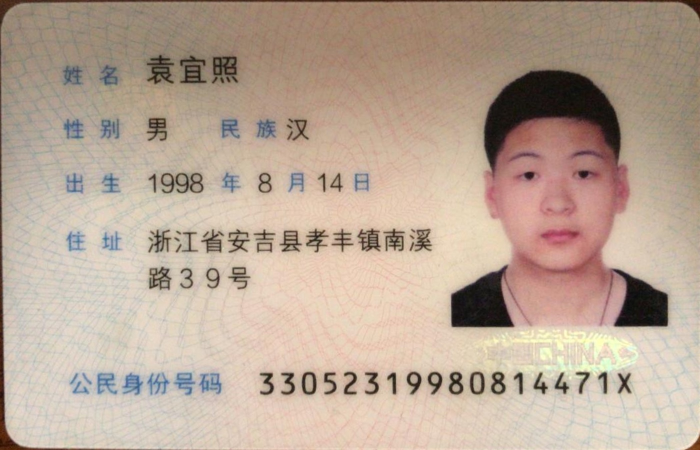
#> input picture dst/IMG_6591.JPG, 1400 x 900 px (shown at 1/2 size)
$ python -i identify.py   (imports and definitions only)
#> lines starting #> are read from the running program, lines starting #| are printed output that depends on the picture; after the words box and inside, x2 and y2 are one past the last pixel; in counts of white or black regions, pixels touching at a corner belong together
import time
import matplotlib.pyplot as plt
import numpy as np
import pandas as pd
import cv2
import pytesseract
import os


# [73 lines left out: function identify, not called in this run]


def find_cross_point(line1, line2):
    """
    求两直线交点
    :param line1: 直线1
    :param line2: 直线2
    :return: 交点坐标
    """
    x0, y0, x1, y1 = line1
    a0, b0, c0 = y0 - y1, x1 - x0, x0 * y1 - x1 * y0
    x0, y0, x1, y1 = line2
    a1, b1, c1 = y0 - y1, x1 - x0, x0 * y1 - x1 * y0
    d = a0 * b1 - a1 * b0
    return int((b0 * c1 - b1 * c0) / d), int((a1 * c0 - a0 * c1) / d)


def resize(pic_path, save_path, show_process=False):
    """
    检测最大轮廓并进行透视变换和裁剪
    默认大小1400x900 （身份证比例
    :param save_path: 存储路径, 处理后的图像保存在指定路径, 文件名和源文件相同
    :param show_process: 显示处理过程
    :param pic_path: 原图路径
    :return:
    """
#> called with pic_path = 'dst/IMG_6591.JPG', save_path = 'out.png', show_process = False
    try:
        img = cv2.imread(pic_path)  # 加载图片
#> img is the input picture: shape (900, 1400, 3); mean B, G, R 150.5, 166.6, 186
        img2 = cv2.fastNlMeansDenoisingColored(img, None, 10, 10, 7, 21)  # 图像去噪
        k = np.array([[-1, -1, -1], [-1, 9, -1], [-1, -1, -1]])  # 构造滤波器
        img2 = cv2.filter2D(img2, -1, k)  # 锐化图像
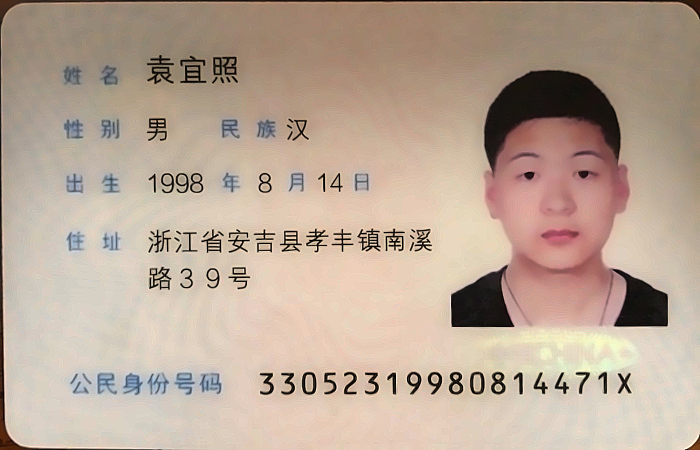
#> img2: shape (900, 1400, 3) (shown at 1/2 size); mean B, G, R 150.5, 166.8, 186.3
        gray = cv2.cvtColor(img2.copy(), cv2.COLOR_BGR2GRAY)  # 灰度
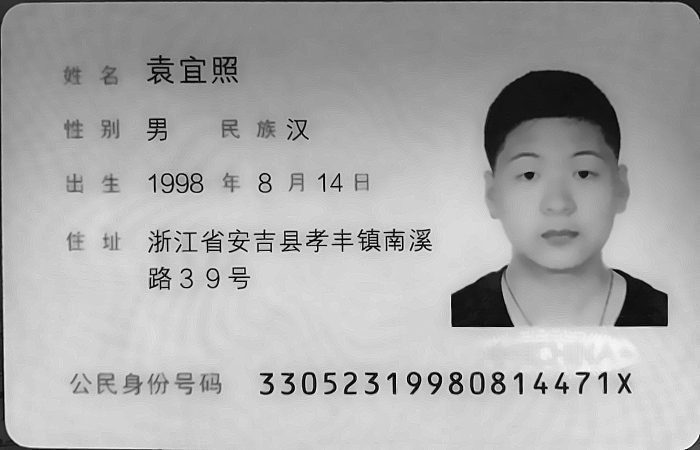
#> gray: shape (900, 1400) (shown at 1/2 size); min 0, max 255, mean 170.7
        # gray = np.uint8(np.clip((3 * gray - 100), 0, 255))  # 修改对比度和亮度(该项调整对于多数照片有负面效果, 暂时不使用)
        _, thresh = cv2.threshold(gray.copy(), 127, 255, 0)  # 二值化
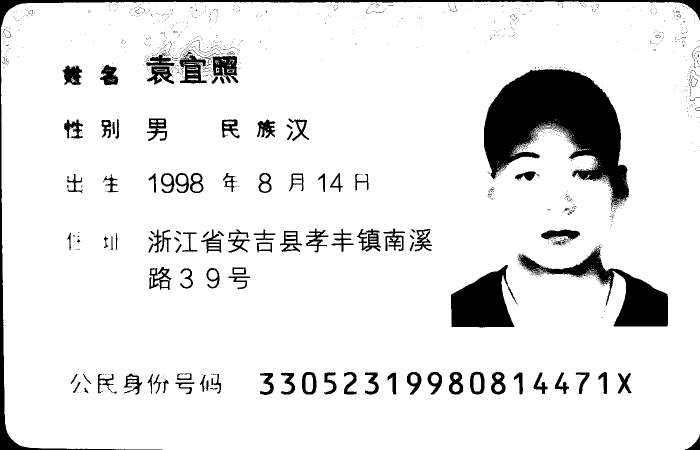
#> thresh: shape (900, 1400) (shown at 1/2 size); 90.6% white; 1416 black regions (1299 under 20 px)
        # thresh = cv2.adaptiveThreshold(gray.copy(), 255, cv2.ADAPTIVE_THRESH_MEAN_C, cv2.THRESH_BINARY_INV, 11, 4)
        contours, hierarchy = cv2.findContours(thresh.copy(), cv2.RETR_TREE, cv2.CHAIN_APPROX_SIMPLE)  # 查找轮廓
#> contours = 2583 contours, 2402 with area under 20; largest, box (x1, y1, x2, y2) and area: (2, 3, 1400, 900) 1244445, (967, 137, 1259, 408) 41882, (1035, 496, 1337, 654) 13098, (901, 529, 1030, 656) 10685, (358, 109, 415, 168) 2064
        contours = sorted(contours, key=cv2.contourArea, reverse=True)  # 按面积排序
        if cv2.contourArea(contours[0]) < 5000000:
            cv2.imwrite(os.path.join(save_path, pic_path.split('/')[-1]), img)
        fill = cv2.rectangle(thresh.copy(), (0, 0), (img.shape[1], img.shape[0]), (0, 0, 0), -1)  # 将图片涂黑
#> fill: shape (900, 1400); every value is 0
        fill = cv2.drawContours(fill.copy(), contours, 0, (255, 255, 255), -1)  # 将最大轮廓涂白
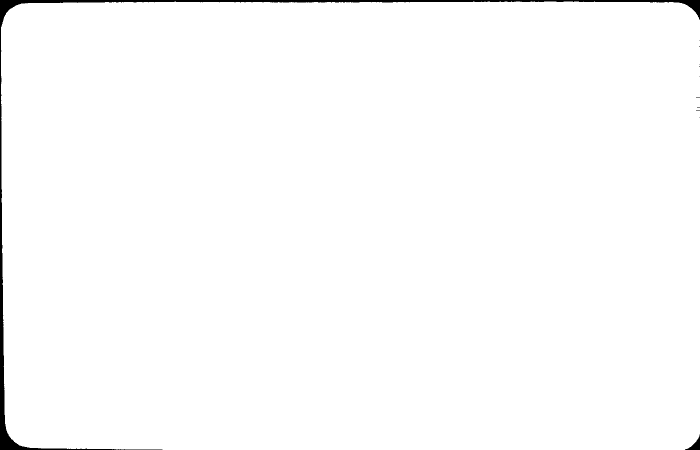
#> fill: shape (900, 1400) (shown at 1/2 size); 98.9% white; 11 black regions (9 under 20 px), largest, box (x1, y1, x2, y2) and area: (0, 0, 1400, 900) 12933, (1370, 869, 1400, 900) 340
        edges = cv2.Canny(fill.copy(), 50, 150, apertureSize=3)  # Canny算子边缘检测
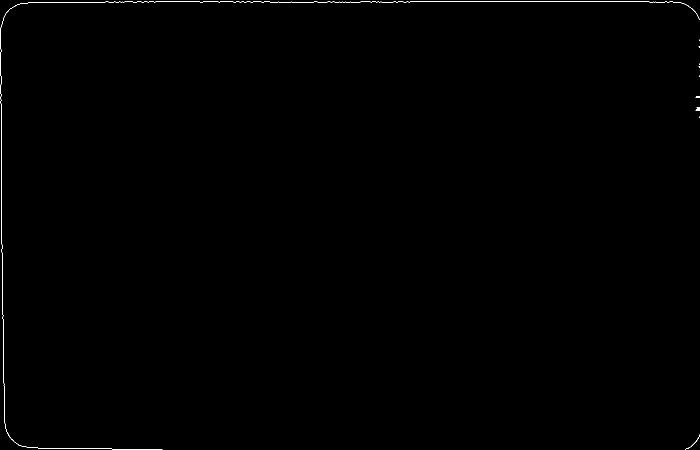
#> edges: shape (900, 1400) (shown at 1/2 size); 0.21% white in thin lines or dots
        lines = cv2.HoughLines(edges, 1, np.pi / 270, 180)  # 霍夫直线检测
#> lines = [[3, 1.57], [2, 3.13], [2, 0], [895, 1.58], [6, 1.56]]
        horizontal, vertical = [], []  # 创建水平和垂直线list
        for line in lines:
            for rho, theta in line:
                a = np.cos(theta)
                b = np.sin(theta)
                x0 = a * rho
                y0 = b * rho
                x1 = int(x0 + 1000 * (-b))
                y1 = int(y0 + 1000 * a)
                x2 = int(x0 - 1000 * (-b))
                y2 = int(y0 - 1000 * a)

                # 画出所有直线
                # cv2.line(img, (x1, y1), (x2, y2), (0, 0, 255), 2)

                if abs(x1 - x2) > abs(y1 - y2):
                    horizontal.append([x1, y1, x2, y2])
                else:
                    vertical.append([x1, y1, x2, y2])
#> this loop made 5 passes
#> after the loop, horizontal = [[-999, 3, 1000, 2], [-1010, 883, 989, 906], [-999, 17, 1000, -5]]; vertical = [[-13, -999, 9, 999], [2, 1000, 2, -1000]]
        # 按直线中点位置排序
        horizontal = sorted(horizontal, key=lambda l: l[1] + l[1] - l[3])
#> horizontal = [[-999, 3, 1000, 2], [-999, 17, 1000, -5], [-1010, 883, 989, 906]]
        vertical = sorted(vertical, key=lambda l: l[0] + l[0] - l[2])
        # 选出上下左右边缘的四条线
        top = horizontal[0]
#> top = [-999, 3, 1000, 2]
        bottom = horizontal[-1]
#> bottom = [-1010, 883, 989, 906]
        left = vertical[0]
#> left = [-13, -999, 9, 999]
        right = vertical[-1]
#> right = [2, 1000, 2, -1000]
        # 计算交点
        t_l_point = find_cross_point(top, left)
#> in find_cross_point, `x0, y0, x1, y1 = line1`: x0 = -999; y0 = 3; x1 = 1000; y1 = 2
#> in find_cross_point, `a0, b0, c0 = y0 - y1, x1 - x0, x0 * y1 - x1 * y0`: a0 = 1; b0 = 1999; c0 = -4998
#> in find_cross_point, `x0, y0, x1, y1 = line2`: x0 = -13; y0 = -999; x1 = 9; y1 = 999
#> in find_cross_point, `a1, b1, c1 = y0 - y1, x1 - x0, x0 * y1 - x1 * y0`: a1 = -1998; b1 = 22; c1 = -3996
#> in find_cross_point, `d = a0 * b1 - a1 * b0`: d = 3994024
#> t_l_point = (-1, 2)
        t_r_point = find_cross_point(top, right)
#> t_r_point = (2, 2)
        b_l_point = find_cross_point(bottom, left)
#> b_l_point = (7, 894)
        b_r_point = find_cross_point(bottom, right)
#> b_r_point = (2, 894)
        # [10 lines of commented-out code are left out]
        width = 1400  # 生成图的宽
        height = 900  # 生成图的高
        # 原图中的四个角点
        pts1 = np.float32([list(t_l_point), list(t_r_point), list(b_l_point), list(b_r_point)])
#> pts1 = [[-1, 2], [2, 2], [7, 894], [2, 894]]
        # 变换后分别在左上、右上、左下、右下四个点
        pts2 = np.float32([[0, 0], [width, 0], [0, height], [width, height]])
        # 生成透视变换矩阵
        M = cv2.getPerspectiveTransform(pts1, pts2)
#> M = [[463.9, -4.16, 472.2], [0, -1.67, 3.34], [0, -0.00297, 1]]
        # 进行透视变换
        dst = cv2.warpPerspective(img, M, (width, height))
        # 保存图片
        cv2.imwrite(os.path.join(save_path, pic_path.split('/')[-1]), dst)
        if show_process:
            plt.subplot(231)
            plt.title('Gray')
            plt.axis('off')
            plt.imshow(gray, cmap='gray')
            plt.subplot(232)
            plt.title('Thresh')
            plt.axis('off')
            plt.imshow(thresh, cmap='gray')
            plt.subplot(233)
            plt.title('Fill')
            plt.axis('off')
            plt.imshow(fill, cmap='gray')
            plt.subplot(234)
            plt.title('Edges')
            plt.axis('off')
            plt.imshow(edges, cmap='gray')
            plt.subplot(235)
            plt.title(pic_path)
            plt.axis('off')
            plt.imshow(img[..., :: -1])
            plt.subplot(236)
            plt.title('Dst')
            plt.axis('off')
            plt.imshow(dst[..., :: -1])
            plt.show()
    except AttributeError as e:
        print('读取文件失败: ', e.args)
    except Exception as e:
        print('图像矫正模块遇到未知错误: ', e.args)


# [12 lines not run here, left out]

>>> result = resize('dst/IMG_6591.JPG', 'out.png')

$ run again, on dst/Image 4.jpeg
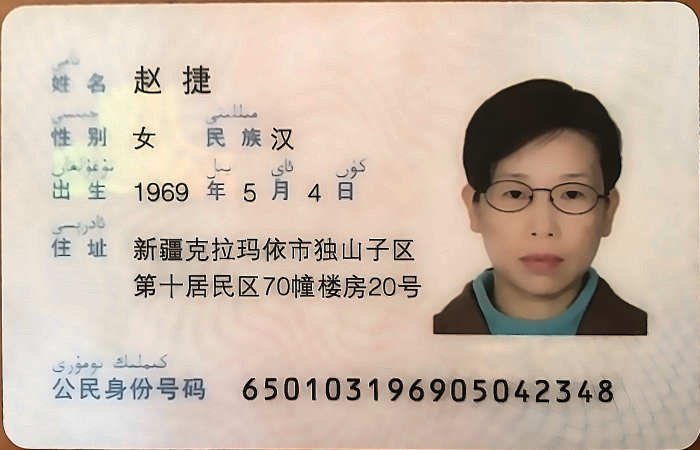
#> input picture dst/Image 4.jpeg, 1400 x 900 px (shown at 1/2 size)
#> in resize, img is the input picture: shape (900, 1400, 3); mean B, G, R 170.3, 185.3, 201.3
#> in resize, `_, thresh = cv2.threshold(gray.copy(), 127, 255, 0)`:
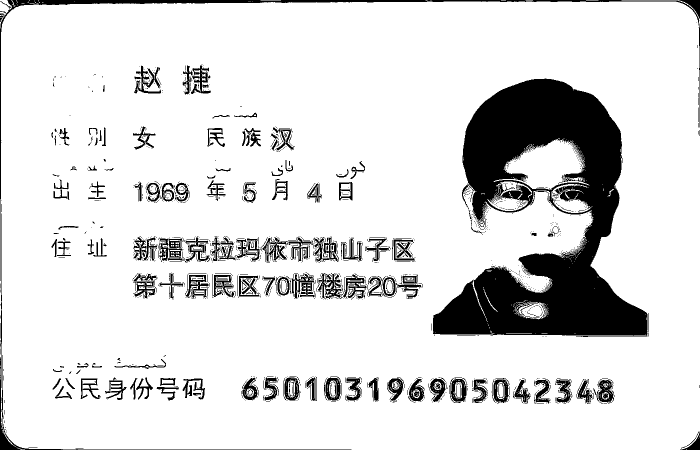
#> thresh: shape (900, 1400) (shown at 1/2 size); 86.4% white; 1715 black regions (1472 under 20 px)
#> contours = 3843 contours, 3385 with area under 20; largest, box (x1, y1, x2, y2) and area: (2, 3, 1400, 900) 1244148, (865, 156, 1296, 673) 123152, (987, 278, 1179, 380) 9807, (975, 363, 1064, 422) 2343, (1103, 368, 1185, 426) 1816
#> in resize, `edges = cv2.Canny(fill.copy(), 50, 150, apertureSize=3)`:
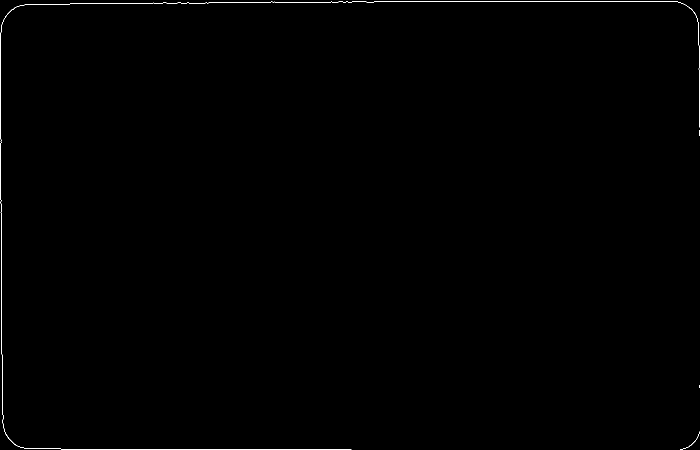
#> edges: shape (900, 1400) (shown at 1/2 size); 0.26% white in thin lines or dots
#> lines = [[898, 1.57], [2, 1.57], [1, 0], [10, 1.56], [4, 3.13]]
#> the loop in resize, `for line in lines:` made 5 passes
#> after the loop in resize, `for line in lines:`: horizontal = [[-999, 898, 1000, 897], [-999, 2, 1000, 1], [-999, 21, 1000, -1]]; vertical = [[1, 1000, 1, -1000], [-15, -999, 7, 999]]
#> in resize, `horizontal = sorted(horizontal, key=lambda l: l[1] + l[1] - l[3])`: horizontal = [[-999, 2, 1000, 1], [-999, 21, 1000, -1], [-999, 898, 1000, 897]]
#> in resize, `vertical = sorted(vertical, key=lambda l: l[0] + l[0] - l[2])`: vertical = [[-15, -999, 7, 999], [1, 1000, 1, -1000]]
#> top = [-999, 2, 1000, 1]
#> bottom = [-999, 898, 1000, 897]
#> left = [-15, -999, 7, 999]
#> right = [1, 1000, 1, -1000]
#> in find_cross_point, `x0, y0, x1, y1 = line1`: x0 = -999; y0 = 2; x1 = 1000; y1 = 1
#> b0 = 1999; c0 = -2999
#> in find_cross_point, `x0, y0, x1, y1 = line2`: x0 = -15; y0 = -999; x1 = 7; y1 = 999
#> a1 = -1998; b1 = 22; c1 = -7992
#> d = 3994024
#> t_l_point = (-3, 1)
#> t_r_point = (1, 1)
#> b_l_point = (5, 897)
#> b_r_point = (1, 897)
#> pts1 = [[-3, 1], [1, 1], [5, 897], [1, 897]]
#> M = [[349.2, -3.12, 1050.8], [0, -1, 1], [1.23e-17, -0.00223, 1]]

$ run again, on dst/Image 5.jpeg
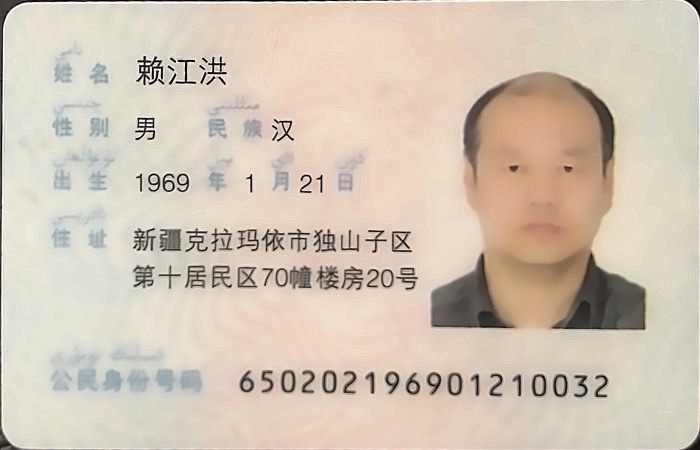
#> input picture dst/Image 5.jpeg, 1400 x 900 px (shown at 1/2 size)
#> in resize, img is the input picture: shape (900, 1400, 3); mean B, G, R 182, 197.6, 210.9
#> in resize, `_, thresh = cv2.threshold(gray.copy(), 127, 255, 0)`:
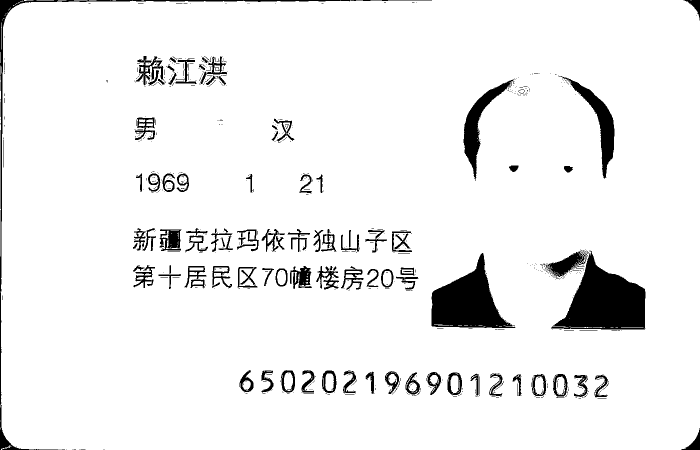
#> thresh: shape (900, 1400) (shown at 1/2 size); 93.8% white; 758 black regions (652 under 20 px)
#> contours = 1324 contours, 1139 with area under 20; largest, box (x1, y1, x2, y2) and area: (1, 0, 1400, 900) 1249818, (1101, 500, 1292, 660) 16654, (862, 505, 1032, 657) 13153, (1118, 151, 1230, 357) 4848, (926, 158, 1027, 363) 4766
#> edges: shape (900, 1400); 0.16% white in thin lines or dots
#> lines = [[2, 1.57], [8, 0.0116], [2, 0], [9, 1.56]]
#> the loop in resize, `for line in lines:` made 4 passes
#> after the loop in resize, `for line in lines:`: horizontal = [[-999, 2, 1000, 1], [-999, 20, 1000, -2]]; vertical = [[-3, 1000, 19, -999], [2, 1000, 2, -1000]]
#> top = [-999, 2, 1000, 1]
#> bottom = [-999, 20, 1000, -2]
#> left = [-3, 1000, 19, -999]
#> right = [2, 1000, 2, -1000]
#> in find_cross_point, `x0, y0, x1, y1 = line1`: x0 = -999; y0 = 2; x1 = 1000; y1 = 1
#> b0 = 1999; c0 = -2999
#> in find_cross_point, `x0, y0, x1, y1 = line2`: x0 = -3; y0 = 1000; x1 = 19; y1 = -999
#> a1 = 1999; b1 = 22; c1 = -16003
#> d = -3995979
#> t_l_point = (7, 1)
#> t_r_point = (2, 1)
#> b_l_point = (7, 8)
#> b_r_point = (2, 8)
#> pts1 = [[7, 1], [2, 1], [7, 8], [2, 8]]
#> M = [[-280, 7.72e-16, 1960], [0, 128.6, -128.6], [-9.47e-18, 2.32e-17, 1]]
#> in resize, `dst = cv2.warpPerspective(img, M, (width, height))`:
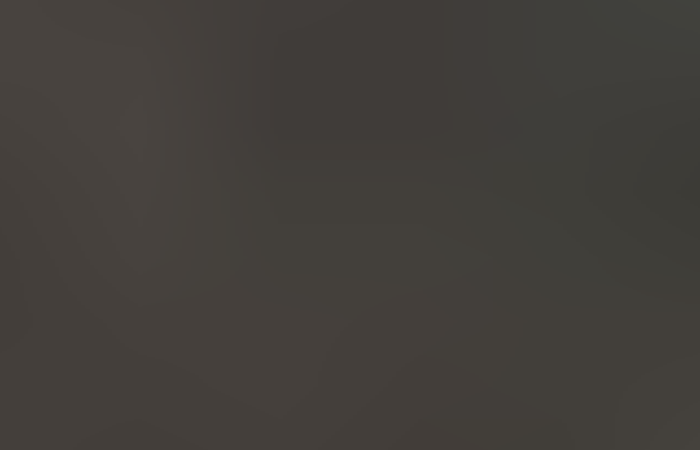
#> dst: shape (900, 1400, 3) (shown at 1/2 size); mean B, G, R 58.9, 63.1, 66.7

$ run again, on dst/Image 6.jpeg
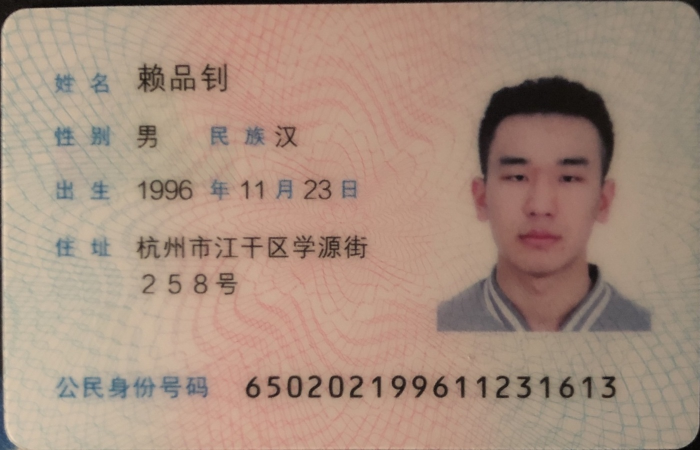
#> input picture dst/Image 6.jpeg, 1400 x 900 px (shown at 1/2 size)
#> in resize, img is the input picture: shape (900, 1400, 3); mean B, G, R 126.7, 142.4, 167.1
#> in resize, `_, thresh = cv2.threshold(gray.copy(), 127, 255, 0)`:
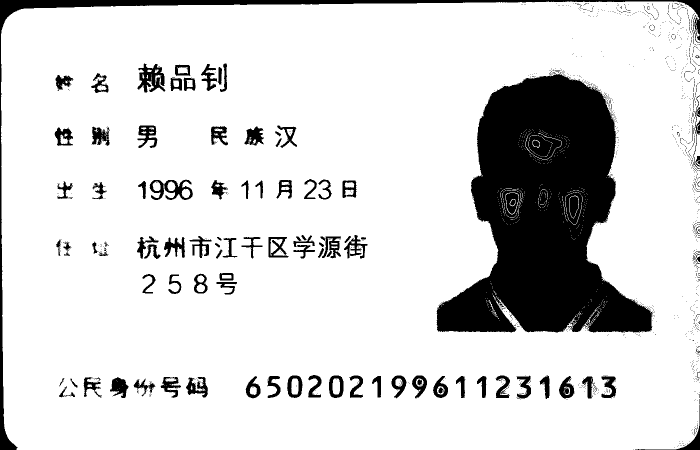
#> thresh: shape (900, 1400) (shown at 1/2 size); 84.7% white; 1368 black regions (1259 under 20 px)
#> contours = 2552 contours, 2401 with area under 20; largest, box (x1, y1, x2, y2) and area: (2, 3, 1400, 900) 1238530, (872, 147, 1306, 666) 134694, (298, 358, 387, 401) 2472, (274, 126, 332, 186) 2120, (536, 473, 578, 516) 1264
#> edges: shape (900, 1400); 0.26% white in thin lines or dots
#> lines = [[15, 1.56], [3, 3.13], [2, 0], [17, 1.55], [3, 1.57]]
#> the loop in resize, `for line in lines:` made 5 passes
#> after the loop in resize, `for line in lines:`: horizontal = [[-999, 26, 1000, 3], [-999, 40, 1000, -6], [-999, 3, 1000, 2]]; vertical = [[-14, -999, 8, 999], [2, 1000, 2, -1000]]
#> in resize, `horizontal = sorted(horizontal, key=lambda l: l[1] + l[1] - l[3])`: horizontal = [[-999, 3, 1000, 2], [-999, 26, 1000, 3], [-999, 40, 1000, -6]]
#> top = [-999, 3, 1000, 2]
#> bottom = [-999, 40, 1000, -6]
#> left = [-14, -999, 8, 999]
#> right = [2, 1000, 2, -1000]
#> in find_cross_point, `x0, y0, x1, y1 = line1`: x0 = -999; y0 = 3; x1 = 1000; y1 = 2
#> a0 = 1; b0 = 1999; c0 = -4998
#> in find_cross_point, `x0, y0, x1, y1 = line2`: x0 = -14; y0 = -999; x1 = 8; y1 = 999
#> a1 = -1998; b1 = 22; c1 = -5994
#> d = 3994024
#> t_l_point = (-2, 2)
#> t_r_point = (2, 2)
#> b_l_point = (-2, 17)
#> b_r_point = (2, 16)
#> pts1 = [[-2, 2], [2, 2], [-2, 17], [2, 16]]
#> M = [[337.9, -3.55e-15, 675.9], [-7.11e-15, 62.07, -124.1], [-0.0172, 0, 1]]
#> in resize, `dst = cv2.warpPerspective(img, M, (width, height))`:
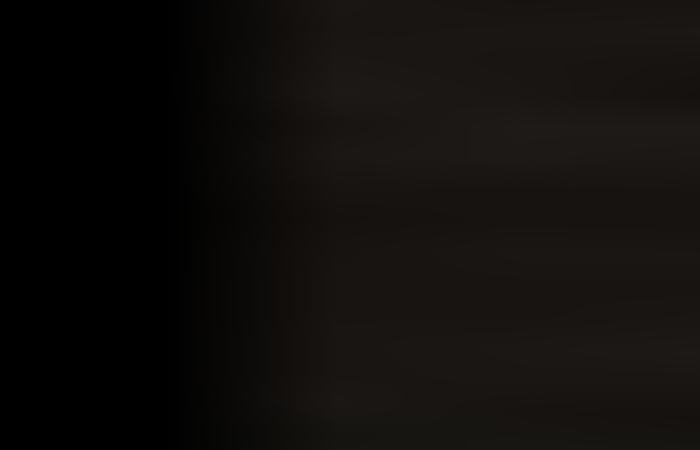
#> dst: shape (900, 1400, 3) (shown at 1/2 size); mean B, G, R 11.6, 13.6, 16
